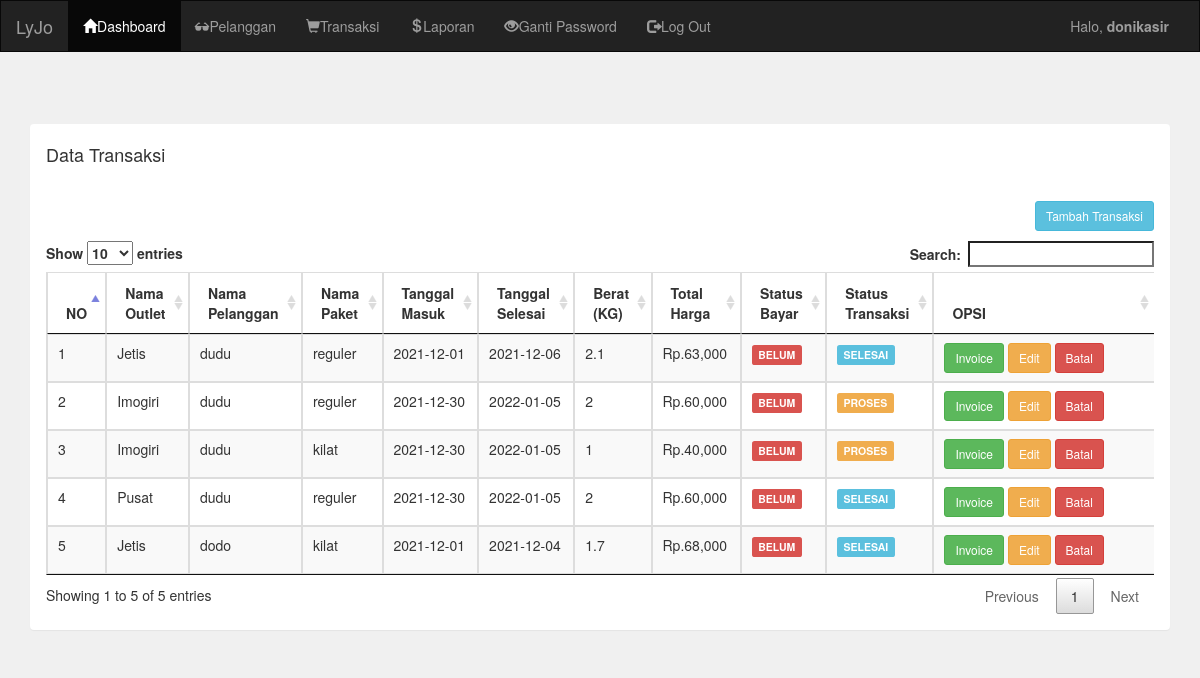
The app's page /kasir/transaksi.php (signed in) with its own data.
### tables this page shows
CREATE TABLE `tb_transaksi` (
  `transaksi_id` int(11) NOT NULL,
  `transaksi_outlet` int(3) NOT NULL,
  `transaksi_user` int(11) NOT NULL,
  `transaksi_pelanggan` int(11) NOT NULL,
  `transaksi_paket` int(3) NOT NULL,
  `transaksi_masuk` date NOT NULL,
  `transaksi_selesai` date NOT NULL,
  `transaksi_berat` double NOT NULL,
  `transaksi_harga` int(20) NOT NULL,
  `transaksi_bayar` enum('belum','lunas') NOT NULL,
  `transaksi_status` enum('proses','selesai','diambil') NOT NULL
);

CREATE TABLE `tb_outlet` (
  `outlet_id` int(3) NOT NULL,
  `outlet_nama` varchar(35) NOT NULL,
  `outlet_alamat` text DEFAULT NULL,
  `outlet_telp` varchar(15) DEFAULT NULL
);

CREATE TABLE `tb_pelanggan` (
  `pelanggan_id` int(11) NOT NULL,
  `pelanggan_nama` varchar(35) NOT NULL,
  `pelanggan_alamat` text DEFAULT NULL,
  `pelanggan_telp` varchar(35) NOT NULL,
  `pelanggan_outlet` int(3) NOT NULL,
  `pelanggan_jenis` enum('reguler','member') NOT NULL
);

CREATE TABLE `tb_paket` (
  `paket_id` int(3) NOT NULL,
  `paket_outlet` int(3) NOT NULL,
  `paket_harga` int(20) NOT NULL,
  `paket_jenis` enum('reguler','kilat') NOT NULL
);

### kasir/transaksi.php (the view)
<?php include 'header.php'; ?>
<div class="container">
    <div class="panel">
        <div class="panel-heading">
            <h4>Data Transaksi</h4>
        </div>
        <div class="panel-body">
            <a href="transaksi_add" class="btn btn-sm btn-info pull-right">Tambah Transaksi</a>
            <br/>
            <br/>
            <div class="table-responsive">
                <table class="table table-bordered table-striped" id="table-datatable">
                    <thead>
                        <tr>
                            <th width="1%">NO</th>
                            <th>Nama Outlet</th>
                            <th>Nama Pelanggan</th>
                            <th>Nama Paket</th>
                            <th>Tanggal Masuk</th>
                            <th>Tanggal Selesai</th>
                            <th>Berat (KG)</th>
                            <th>Total Harga</th>
                            <th>Status Bayar</th>
                            <th>Status Transaksi</th>
                            <th width="20%">OPSI</th>
                        </tr>
                    </thead>
                    <tbody>
                    <?php
                    include '../koneksi.php';
                    $no=1;
                    $data = mysqli_query($koneksi,"SELECT * FROM tb_transaksi, tb_user,
                    tb_outlet, tb_paket, tb_pelanggan where tb_outlet.outlet_id=tb_transaksi.transaksi_outlet &&
                    tb_paket.paket_id=tb_transaksi.transaksi_paket &&
                    tb_pelanggan.pelanggan_id=tb_transaksi.transaksi_pelanggan &&
                    tb_user.user_id=tb_transaksi.transaksi_user");
                    while($d = mysqli_fetch_array($data)){
                    ?>
                        <tr>
                            <td><?php echo $no++; ?></td>
                            <td><?php echo $d['outlet_nama']; ?></td>
                            <td><?php echo $d['pelanggan_nama']; ?></td>
                            <td><?php echo $d['paket_jenis']; ?></td>
                            <td><?php echo $d['transaksi_masuk']; ?></td>
                            <td><?php echo $d['transaksi_selesai']; ?></td>
                            <td><?php echo $d['transaksi_berat']; ?></td>
                            <td><?php echo "Rp.".number_format($d['transaksi_harga']) .""; ?></td>
                            <td>
                            <?php
                            if($d['transaksi_bayar']=="belum"){
                                echo "<div class='label label-danger'>BELUM</div>";
                            }else if($d['transaksi_bayar']=="lunas"){
                                echo "<div class='label label-success'>LUNAS</div>";
                            }
                            ?>
                            </td>
                            <td>
                            <?php
                            if($d['transaksi_status']=="proses"){
                                echo "<div class='label label-warning'>PROSES</div>";
                            }else if($d['transaksi_status']=="selesai"){
                                echo "<div class='label label-info'>SELESAI</div>";
                            }else if($d['transaksi_status']=="diambil"){
                                echo "<div class='label label-success'>DIAMBIL</div>";
                            }
                            ?>
                            </td>
                            <td>
                                <a href="transaksi_invoice.php?id=<?php echo $d['transaksi_id']; ?>" target="_blank" class="btn btn-sm btn-success">Invoice</a>
                                <a href="transaksi_edit.php?id=<?php echo $d['transaksi_id']; ?>" class="btn btn-sm btn-warning">Edit</a>
                                <a href="#" onClick = "confirm_modal('transaksi_delete.php?id=<?php echo $d['transaksi_id']; ?>');" class="btn btn-sm btn-danger">Batal</a>
                            </td>
                        </tr>
                    <?php
                    }
                    ?>
                    </tbody>
                </table>
            </div>
        </div>
    </div>
</div>
<?php include 'footer.php'; ?>

### assets/DataTables/datatables.css (style rules this page uses)
table.dataTable { width: 100%; margin: 0 auto; clear: both; border-collapse: separate; border-spacing: 0; }
table.dataTable thead th, table.dataTable tfoot th { font-weight: bold; }
table.dataTable thead th, table.dataTable thead td { padding: 10px 18px; border-bottom: 1px solid #111; }
table.dataTable thead .sorting, table.dataTable thead .sorting_asc, table.dataTable thead .sorting_desc, table.dataTable thead .sorting_asc_disabled, table.dataTable thead .sorting_desc_disabled { cursor: pointer; *cursor: hand; background-repeat: no-repeat; background-position: center right; }
table.dataTable thead .sorting { background-image: url("DataTables-1.10.18/images/sort_both.png"); }
table.dataTable thead .sorting_asc { background-image: url("DataTables-1.10.18/images/sort_asc.png"); }
table.dataTable tbody tr { background-color: #ffffff; }
table.dataTable tbody th, table.dataTable tbody td { padding: 8px 10px; }
table.dataTable.no-footer { border-bottom: 1px solid #111; }
table.dataTable, table.dataTable th, table.dataTable td { box-sizing: content-box; }

### records on screen
tb_transaksi: transaksi_outlet.outlet_nama "Jetis", transaksi_pelanggan.pelanggan_nama "dudu", transaksi_paket.paket_jenis "reguler", transaksi_masuk "2021-12-01", transaksi_selesai "2021-12-06", transaksi_berat "2.1", transaksi_harga "63,000", transaksi_bayar "BELUM", transaksi_status "SELESAI"
tb_transaksi: transaksi_outlet.outlet_nama "Imogiri", transaksi_pelanggan.pelanggan_nama "dudu", transaksi_paket.paket_jenis "reguler", transaksi_masuk "2021-12-30", transaksi_selesai "2022-01-05", transaksi_berat "2", transaksi_harga "60,000", transaksi_bayar "BELUM", transaksi_status "PROSES"
tb_transaksi: transaksi_outlet.outlet_nama "Imogiri", transaksi_pelanggan.pelanggan_nama "dudu", transaksi_paket.paket_jenis "kilat", transaksi_masuk "2021-12-30", transaksi_selesai "2022-01-05", transaksi_berat "1", transaksi_harga "40,000", transaksi_bayar "BELUM", transaksi_status "PROSES"
tb_transaksi: transaksi_outlet.outlet_nama "Pusat", transaksi_pelanggan.pelanggan_nama "dudu", transaksi_paket.paket_jenis "reguler", transaksi_masuk "2021-12-30", transaksi_selesai "2022-01-05", transaksi_berat "2", transaksi_harga "60,000", transaksi_bayar "BELUM", transaksi_status "SELESAI"
tb_transaksi: transaksi_outlet.outlet_nama "Jetis", transaksi_pelanggan.pelanggan_nama "dodo", transaksi_paket.paket_jenis "kilat", transaksi_masuk "2021-12-01", transaksi_selesai "2021-12-04", transaksi_berat "1.7", transaksi_harga "68,000", transaksi_bayar "BELUM", transaksi_status "SELESAI"

### other values on screen
$_SESSION['nama'] "donikasir"
